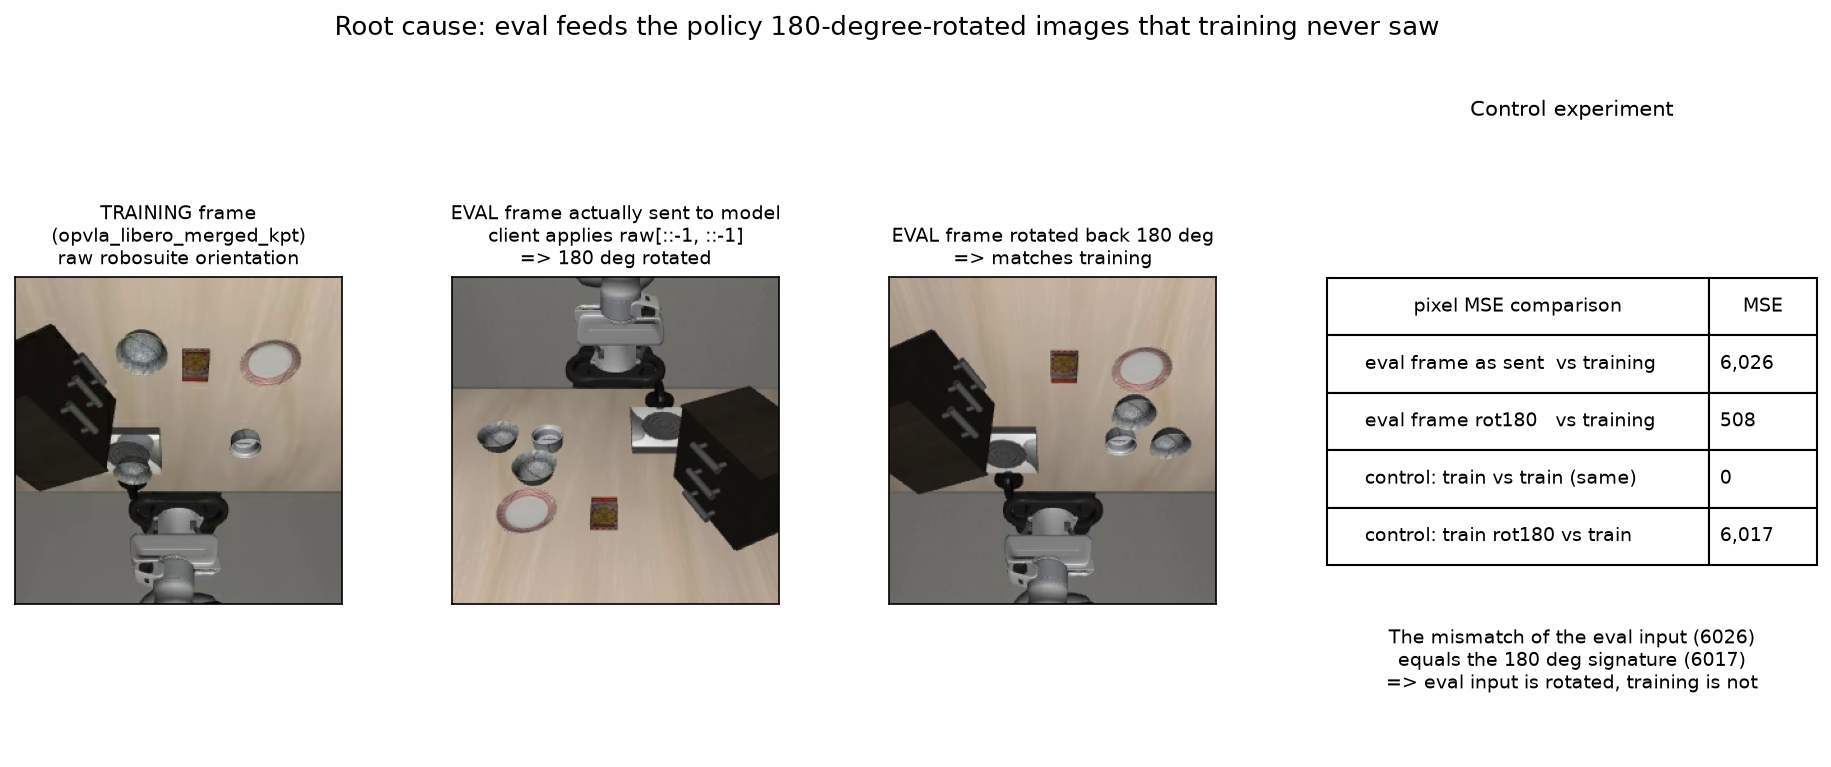

This chart was generated by the following Python code:
#!/usr/bin/env python3
"""Figures for eval3_optim.md: the 180-degree train/eval image orientation mismatch.

Outputs (same directory):
  - eval3_optim_orientation.png : 3-panel visual proof + MSE control table
  - eval3_optim_sr.png          : measured SR by suite and by perturbation category

Run with the server venv (has torchvision + matplotlib):
    /B/VENV/itnvla15rbt20/bin/python eval3_optim_orientation.py
"""
from __future__ import annotations

import glob
import os

import matplotlib

matplotlib.use("Agg")
import matplotlib.pyplot as plt
import numpy as np
from torchvision.io import read_video

HERE = os.path.dirname(os.path.abspath(__file__))

TRAIN_AV = "/B/Dta/opvla_libero_merged_kpt/videos/observation.images.image/chunk-000/file-000.mp4"
EVAL_GLOB = (
    "/home/a26113/b/Ckp/4dwvlaOpvlaLibplusKpt0911/"
    "2026_09_12_08_52_49-internvla_a1_5-libplus-sft/eval_libero_plus/"
    "step_026725/full_20260914_164719/videos/libero_spatial/"
    "rollout_pick_up_the_black_bowl_between_the_plate_and_the_ramekin_"
    "and_place_it_on_the_plate_language_*.mp4"
)

# Measured 2026-09-16 via evaluation/LIBERO-plus2/check_progress.py and
# per-category aggregation over worker_gpu*/client_*.log of full_20260915_095437.
SR_SUITE = [
    ("libero_spatial", 172, 2402),
    ("libero_object", 558, 2121),
]
SR_CATEGORY = [
    ("Light Conditions", 170, 585, 96.4),
    ("Background Textures", 129, 506, 98.2),
    ("Objects Layout", 130, 703, 85.2),
    ("Camera Viewpoints", 122, 758, 83.1),
    ("Language Instructions", 104, 731, 86.9),
    ("Sensor Noise", 42, 533, 95.6),
    ("Robot Initial States", 37, 721, 55.1),
]


def frames(path: str, n: int) -> np.ndarray:
    vid, _, _ = read_video(path, start_pts=0, end_pts=8.0, pts_unit="sec", output_format="THWC")
    return vid[:n].numpy().astype(np.float32)


def best_mse(frame: np.ndarray, bank: np.ndarray) -> float:
    return float(min(np.mean((frame - b) ** 2) for b in bank))


def make_orientation_fig() -> None:
    train = frames(TRAIN_AV, 60)
    eval_path = sorted(glob.glob(EVAL_GLOB))[0]
    ev = frames(eval_path, 1)[0]

    as_is = best_mse(ev, train)
    rot180 = best_mse(ev[::-1, ::-1], train)
    ctrl_same = best_mse(train[0], train[1:])
    ctrl_rot = best_mse(train[0][::-1, ::-1], train[1:])

    fig = plt.figure(figsize=(15.5, 5.4))
    gs = fig.add_gridspec(1, 4, width_ratios=[1, 1, 1, 1.5], wspace=0.30)

    panels = [
        (train[0], "TRAINING frame\n(opvla_libero_merged_kpt)\nraw robosuite orientation"),
        (ev, "EVAL frame actually sent to model\nclient applies raw[::-1, ::-1]\n=> 180 deg rotated"),
        (ev[::-1, ::-1], "EVAL frame rotated back 180 deg\n=> matches training"),
    ]
    for col, (img, title) in enumerate(panels):
        ax = fig.add_subplot(gs[0, col])
        ax.imshow(img.astype(np.uint8))
        ax.set_title(title, fontsize=9)
        ax.set_xticks([])
        ax.set_yticks([])

    ax = fig.add_subplot(gs[0, 3])
    ax.axis("off")
    rows = [
        ("eval frame as sent  vs training", as_is),
        ("eval frame rot180   vs training", rot180),
        ("control: train vs train (same)", ctrl_same),
        ("control: train rot180 vs train", ctrl_rot),
    ]
    tbl = ax.table(
        cellText=[[k, f"{v:,.0f}"] for k, v in rows],
        colLabels=["pixel MSE comparison", "MSE"],
        cellLoc="left",
        colWidths=[0.78, 0.22],
        loc="center",
        bbox=[0.0, 0.30, 1.0, 0.46],
    )
    tbl.auto_set_font_size(False)
    tbl.set_fontsize(9)
    ax.set_title("Control experiment", fontsize=10)
    ax.text(
        0.5,
        0.20,
        "The mismatch of the eval input (%.0f)\nequals the 180 deg signature (%.0f)\n=> eval input is rotated, training is not"
        % (as_is, ctrl_rot),
        ha="center",
        va="top",
        fontsize=9,
        transform=ax.transAxes,
    )

    fig.suptitle(
        "Root cause: eval feeds the policy 180-degree-rotated images that training never saw",
        fontsize=12.5,
        y=1.02,
    )
    out = os.path.join(HERE, "eval3_optim_orientation.png")
    fig.savefig(out, dpi=150, bbox_inches="tight")
    print("wrote", out)
    print(f"as_is={as_is:.1f} rot180={rot180:.1f} ctrl_same={ctrl_same:.1f} ctrl_rot={ctrl_rot:.1f}")


def make_sr_fig() -> None:
    fig, (ax0, ax1) = plt.subplots(1, 2, figsize=(13.5, 4.4), gridspec_kw={"width_ratios": [1, 1.7]})

    names = [n for n, _, _ in SR_SUITE]
    srs = [100.0 * s / d for _, s, d in SR_SUITE]
    ax0.bar(names, srs)
    for i, (v, (_, s, d)) in enumerate(zip(srs, SR_SUITE)):
        ax0.text(i, v + 0.7, f"{v:.1f}%\n({s}/{d})", ha="center", fontsize=9)
    ax0.set_ylabel("Success rate (%)")
    ax0.set_ylim(0, 40)
    ax0.set_title("Measured SR by suite (run full_20260915_095437)", fontsize=10)
    ax0.grid(axis="y", alpha=0.3)

    cats = [c for c, _, _, _ in SR_CATEGORY]
    ours = [100.0 * s / d for _, s, d, _ in SR_CATEGORY]
    paper = [p for _, _, _, p in SR_CATEGORY]
    x = np.arange(len(cats))
    w = 0.38
    ax1.bar(x - w / 2, paper, w, label="Paper InternVLA-A1.5 (Table 6)")
    ax1.bar(x + w / 2, ours, w, label="This run (measured)")
    for i, v in enumerate(ours):
        ax1.text(i + w / 2, v + 1.5, f"{v:.1f}", ha="center", fontsize=8)
    ax1.set_xticks(x)
    ax1.set_xticklabels([c.replace(" ", "\n") for c in cats], fontsize=8)
    ax1.set_ylabel("Success rate (%)")
    ax1.set_ylim(0, 110)
    ax1.legend(fontsize=8.5, loc="upper right")
    ax1.set_title(
        "All 7 perturbation categories collapse uniformly\n"
        "-> points to a global preprocessing fault, not a perturbation-specific weakness",
        fontsize=10,
    )
    ax1.grid(axis="y", alpha=0.3)

    out = os.path.join(HERE, "eval3_optim_sr.png")
    fig.savefig(out, dpi=150, bbox_inches="tight")
    print("wrote", out)


if __name__ == "__main__":
    make_orientation_fig()
    make_sr_fig()
